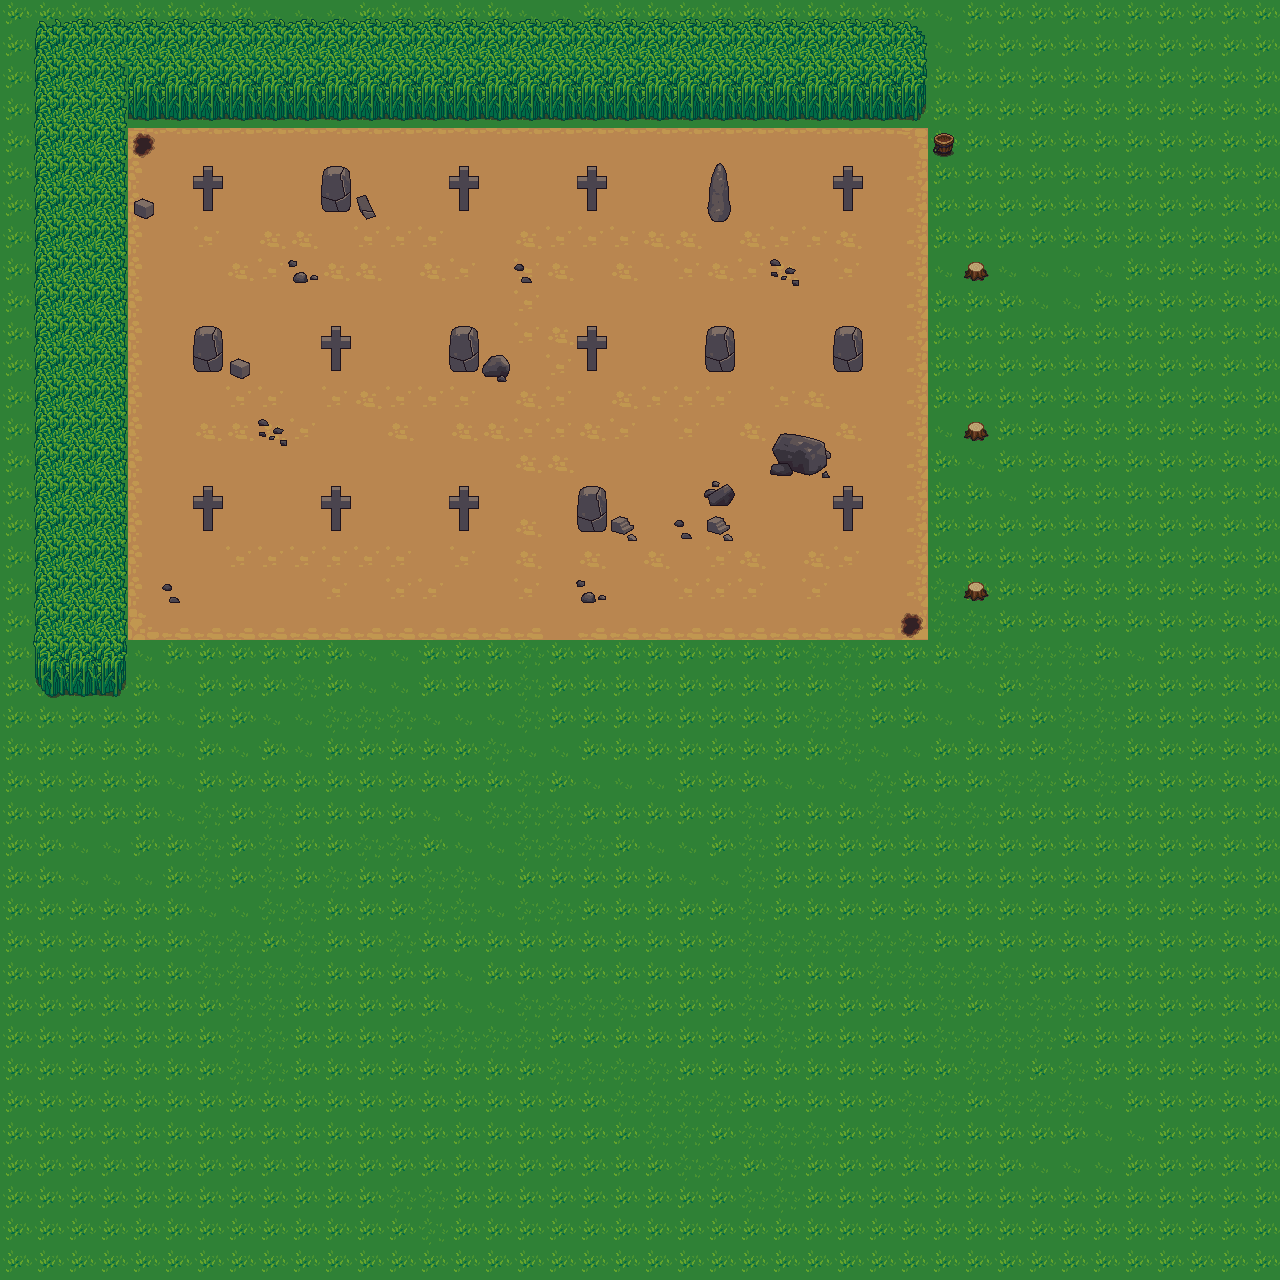

A 2D game scene composited from a Tiled map and its tileset images. What follows is a short description and the map's XML, with each tile layer's data collapsed to a summary:
An orthogonal 40x40 tile map with 32x32 px tiles, 2 tile layers (Calque de Tuiles 1, Calque de Tuiles 2).

<map version="1.4" tiledversion="1.4.3" orientation="orthogonal" renderorder="right-down" width="40" height="40" tilewidth="32" tileheight="32" infinite="0" nextlayerid="3" nextobjectid="1">
 <tileset firstgid="1" source="../tilesets/terrain_atlas.tsx" />
 <layer id="1" name="Calque de Tuiles 1" width="40" height="40">
  <data>[1600 cells, 1600 non-empty, 14 distinct tile ids]</data>
 </layer>
 <layer id="2" name="Calque de Tuiles 2" width="40" height="40">
  <data>[1600 cells, 224 non-empty, 34 distinct tile ids]</data>
 </layer>
</map>
